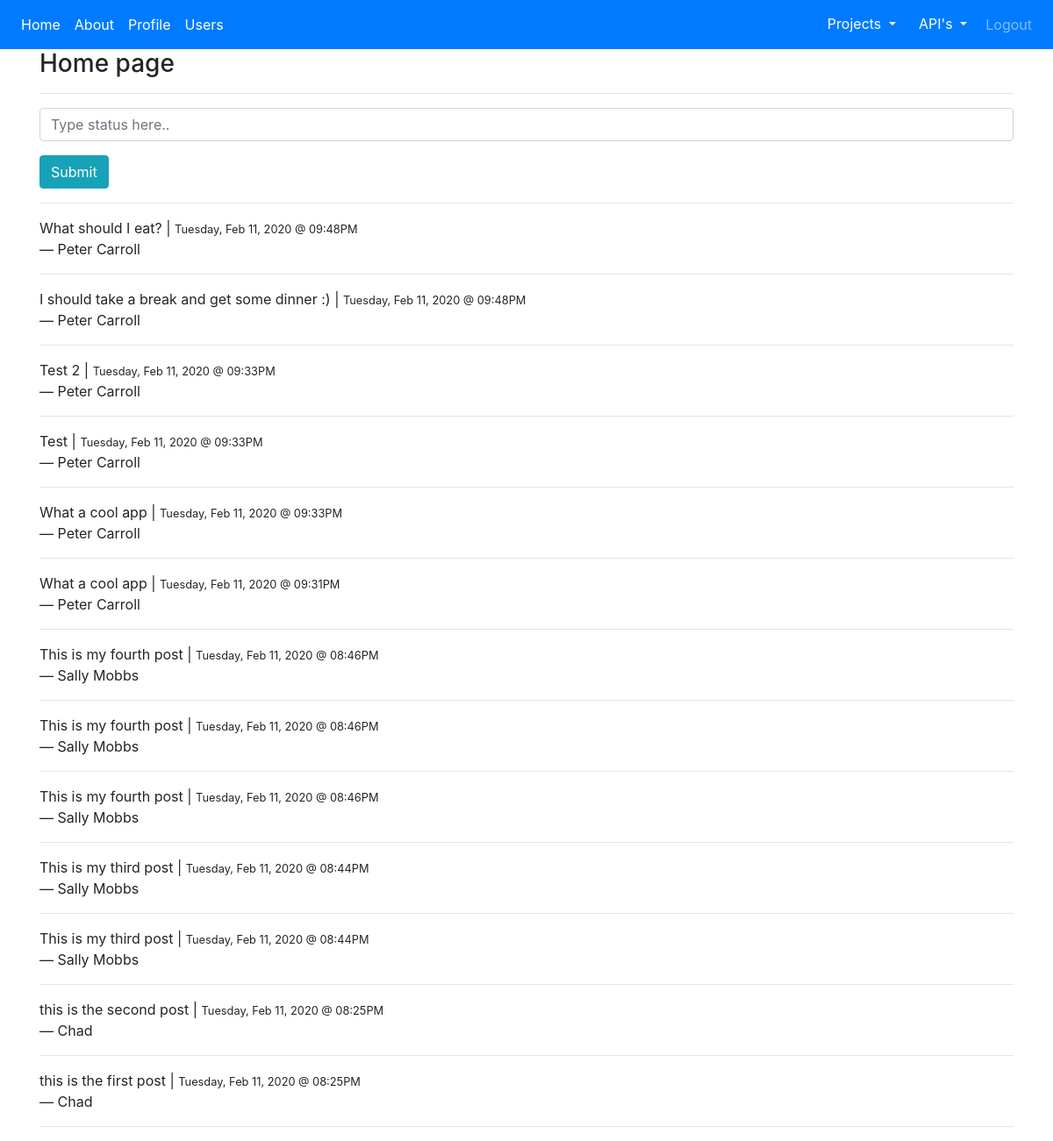
Screenshot of / (signed in) with the database file from the repository.
### app/models.py (models this page shows, shortened)
class Post(db.Model):
    id = db.Column(db.Integer, primary_key=True)
    body = db.Column(db.Text)
    timestamp = db.Column(db.DateTime, index=True, default=datetime.utcnow)
    user_id = db.Column(db.Integer, db.ForeignKey('user.id'))

class User(db.Model,UserMixin):
    id = db.Column(db.Integer, primary_key=True)
    name = db.Column(db.String(40), nullable=False)
    email = db.Column(db.String(50), nullable=False, unique=True)
    password = db.Column(db.String(180), nullable=False)
    created_on = db.Column(db.DateTime, nullable=False,
                           default=datetime.utcnow)
    posts = db.relationship('Post',backref='author', lazy='dynamic')
    def __str__(self):
        return self.name

### app/blueprints/main/routes.py (the view)
@main.route('/', methods=['GET','POST'])
def index():
    form = BlogForm()
    context = {
        'form':form,
        'posts':Post.query.order_by(Post.timestamp.desc()).all()
    }
    if form.validate_on_submit():
        p = Post(body=form.body.data, user_id=current_user.id)
        db.session.add(p)
        db.session.commit()
        flash("Post added succesfully!", 'success')
        return redirect(url_for('main.index'))
    return render_template('index.html', **context)

### app/blueprints/account/forms.py
class BlogForm(FlaskForm):
    body = StringField(validators=[DataRequired()])
    submit = SubmitField(label="Submit")

### app/models.py (called while the page is built)
@login.user_loader
def get_user(id):
    return User.query.get(int(id))

### app/templates/index.html (shortened to what this page needs)
{% extends 'layout.html' %}
{% block content %}
  <h3>Home page</h3>
  <hr/>
  <form action="{{ url_for('main.index')}}" method="POST">
    <div class="form-group">
      {{ form.body(class="form-control", placeholder="Type status here..")}}
    </div>
    <div class="form-group">
        {{ form.submit(class="btn btn-info") }}
    </div>
  </form>
  <hr/>
  {% if posts%}
  {% for p in posts%}
    <p>
      {{ p.body }} | <small>{{  p.timestamp.strftime('%A, %b %d, %Y @ %I:%M%p ') }}</small><br/>
    &mdash; {{ p.author }}
    </p>
    <hr/>
  {% endfor %}
  {% endif %}
{% endblock %}

### rows the page displays
Post: body "What should I eat?", timestamp "Tuesday, Feb 11, 2020 @ 09:48PM", author "Peter Carroll"
Post: body "I should take a break and get some dinner :)", timestamp "Tuesday, Feb 11, 2020 @ 09:48PM", author "Peter Carroll"
Post: body "Test 2", timestamp "Tuesday, Feb 11, 2020 @ 09:33PM", author "Peter Carroll"
Post: body "Test", timestamp "Tuesday, Feb 11, 2020 @ 09:33PM", author "Peter Carroll"
Post: body "What a cool app", timestamp "Tuesday, Feb 11, 2020 @ 09:33PM", author "Peter Carroll"
Post: body "What a cool app", timestamp "Tuesday, Feb 11, 2020 @ 09:31PM", author "Peter Carroll"
Post: body "This is my fourth post", timestamp "Tuesday, Feb 11, 2020 @ 08:46PM", author "Sally Mobbs"
Post: body "This is my fourth post", timestamp "Tuesday, Feb 11, 2020 @ 08:46PM", author "Sally Mobbs"
Post: body "This is my fourth post", timestamp "Tuesday, Feb 11, 2020 @ 08:46PM", author "Sally Mobbs"
Post: body "This is my third post", timestamp "Tuesday, Feb 11, 2020 @ 08:44PM", author "Sally Mobbs"
Post: body "This is my third post", timestamp "Tuesday, Feb 11, 2020 @ 08:44PM", author "Sally Mobbs"
Post: body "this is the second post", timestamp "Tuesday, Feb 11, 2020 @ 08:25PM", author "Chad"
Post: body "this is the first post", timestamp "Tuesday, Feb 11, 2020 @ 08:25PM", author "Chad"
